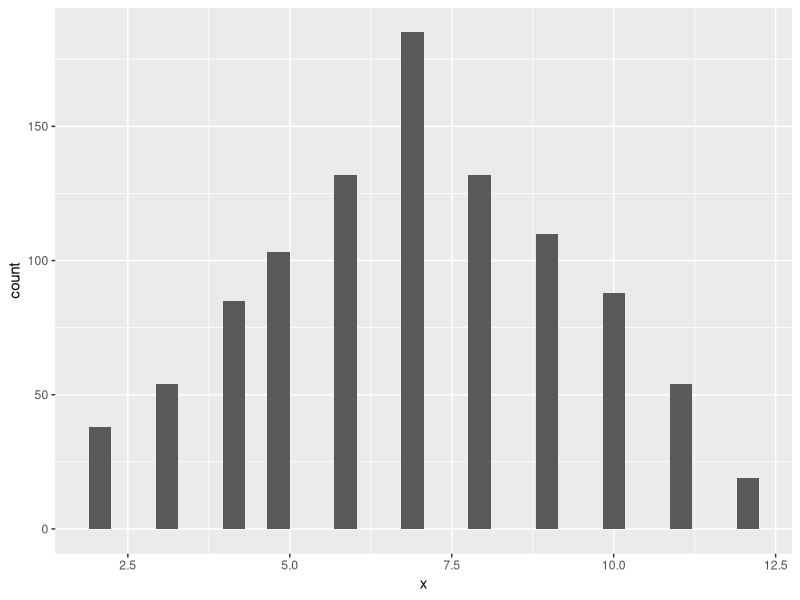

The R script that drew this image:
## ---- chunk 1
knitr::opts_chunk$set(echo = TRUE)
library(tidyverse)
## ---- chunk 2
roll_one_die <- function(){
  sample(x = 1:6, size = 1)
  
}
roll_two_die <- function(){
  roll_one_die() + roll_one_die()
}

## ---- chunk 3
x <- tibble( x  = map_int(1:1000, ~ roll_two_die()))

ggplot(x, aes(x = x)) +
  geom_histogram()

